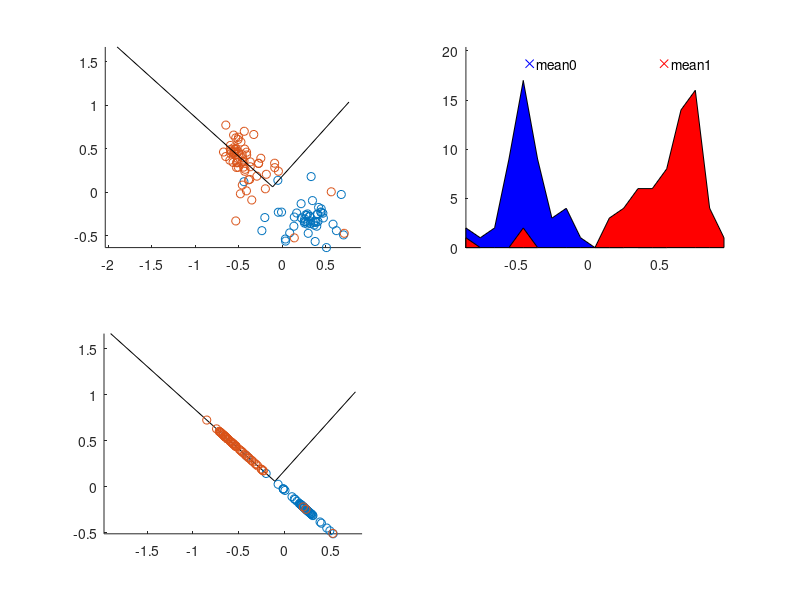

Write MATLAB code to recreate this figure. (Note: this script raises an error after producing the figure.)
%% cleanup
%close all;
clear all;
clc;


%% visualize original data
load('pca_data.mat');
subplot(2,2,1);
cla;
hold on;
scatter(patterns(1, classes == 0), patterns(2, classes == 0), 'ro');
scatter(patterns(1, classes == 1), patterns(2, classes == 1), 'bo');
axis equal;
hold off;


%% perform pca
% translate every vector such that mean == (0,0)
mu = mean(patterns, 2);
tmp_patterns = patterns - repmat(mu, 1, size(patterns, 2));

% compute SVD
[U S V] = svd(tmp_patterns);
e1 = U(:,1); lambda1 = sqrt(S(1,1));
e2 = U(:,2); lambda2 = sqrt(S(2,2));

% visualize eigenvectors
subplot(2,2,1);
hold on;
plot([mu(1) mu(1)+e1(1)*lambda1], [mu(2) mu(2)+e1(2)*lambda1], 'black');
plot([mu(1) mu(1)+e2(1)*lambda2], [mu(2) mu(2)+e2(2)*lambda2], 'black');
hold off;

subplot(2,2,3);
hold on;
plot([mu(1) mu(1)+e1(1)*lambda1], [mu(2) mu(2)+e1(2)*lambda1], 'black');
plot([mu(1) mu(1)+e2(1)*lambda2], [mu(2) mu(2)+e2(2)*lambda2], 'black');
axis equal;
hold off;


%% transform (project on eigenvector with largest eigenvalue)
projected_2d = zeros(size(patterns));
projected_1d = zeros(1, size(patterns, 2));
for i = 1:size(patterns, 2)
    projected_1d(:,i) = e1' * patterns(:,i);
    projected_2d(:,i) = projected_1d(:,i) * e1;
end

projected_2d = projected_2d + repmat(mu, 1, size(projected_2d, 2));

% plot projected 2d-vectors
hold on;
scatter(projected_2d(1, classes == 0), projected_2d(2, classes == 0), 'r.');
scatter(projected_2d(1, classes == 1), projected_2d(2, classes == 1), 'b.');
hold off;

% compute remaining stuff
mu0 = mean(projected_1d(classes == 0));
mu1 = mean(projected_1d(classes == 1));

x = min(projected_1d):0.1:max(projected_1d);
counts0 = hist(projected_1d(classes == 0), x);
counts1 = hist(projected_1d(classes == 1), x);

% and a mle assuming a gaussian for each class
params0 = mle(x, 'frequency', counts0);
params1 = mle(x, 'frequency', counts1);

% visualize 1d crap
subplot(2,2,2);
cla;
hold on;
axis([min(x) max(x) 0 max([counts0 counts1])*1.2]);
area(x, counts0, 'FaceColor', 'b');
area(x, counts1, 'FaceColor', 'r');
plot(mu0, max([counts0 counts1])*1.1, 'bx');
plot(mu1, max([counts0 counts1])*1.1, 'rx');
text(mu0+0.05, max([counts0 counts1])*1.1, 'mean0');
text(mu1+0.05, max([counts0 counts1])*1.1, 'mean1');
alpha(0.7);
set(gca,'YTickLabel',[]);
set(gca,'YTick',[]);
hold off;

% visualize mle-gaussian of the two classes
x_gauss = min(projected_1d):0.01:max(projected_1d);
y_gauss0 = eval_gauss(x_gauss, params0(1), params0(2));
y_gauss1 = eval_gauss(x_gauss, params1(1), params1(2));
subplot(2,2,4);
cla;
hold on;
axis([min(x_gauss) max(x_gauss) 0 max([y_gauss0 y_gauss1])*1.2]);
area(x_gauss, y_gauss0, 'FaceColor', 'b');
area(x_gauss, y_gauss1, 'FaceColor', 'r');
plot(mu0, max([y_gauss0 y_gauss1])*1.1, 'bx');
plot(mu1, max([y_gauss0 y_gauss1])*1.1, 'rx');
text(mu0+0.05, max([y_gauss0 y_gauss1])*1.1, 'mean0');
text(mu1+0.05, max([y_gauss0 y_gauss1])*1.1, 'mean1');
alpha(0.7);
set(gca,'YTickLabel',[]);
set(gca,'YTick',[]);
hold off;


%% classify patterns (ex 24c)
a = [0.4; 0.6];
b = [-0.2; -0.6];

% transform to 1d
a_1d = e1' * a;
b_1d = e1' * b;

if norm(a_1d - mu0) < norm(a_1d - mu1)
    disp('1st test vector belongs to class 0');
else
    disp('1st test vector belongs to class 1');
end

if norm(b_1d - mu0) < norm(b_1d - mu1)
    disp('2nd test vector belongs to class 0');
else
    disp('2nd test vector belongs to class 1');
end
